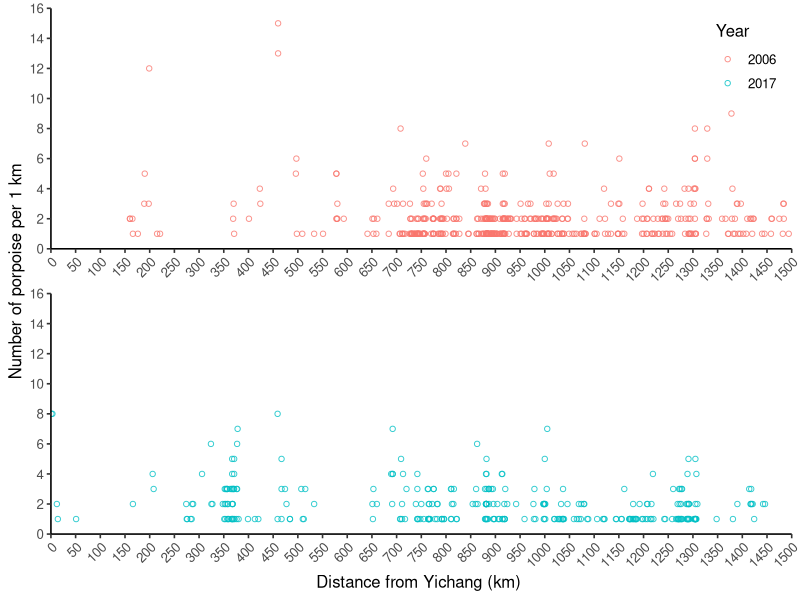
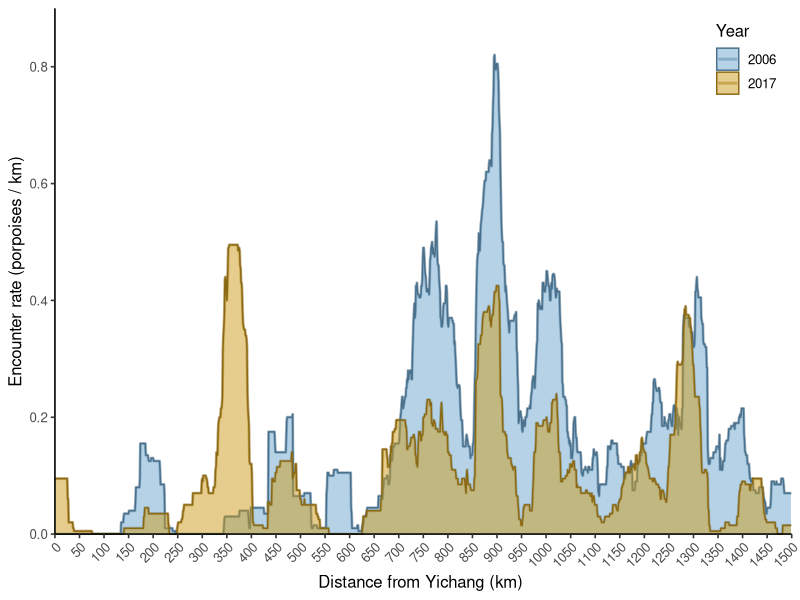

Reproduce these figures in R, in order.
## ---- chunk 1
library(tidyverse)
library(zoo)
## ---- chunk 2
yfp <- read.csv("../../data/raw/derived_csv/animal/yfp_sightings_06_17.csv")
yfp <- yfp %>% mutate(., f_year=as.factor(year))
head(yfp, 5)
## ---- chunk 3
yfp_locations <- ggplot(yfp, aes(x=DistMark, y=size, colour = f_year)) +
    geom_point(shape=21, size=1.5, stroke=0.5, alpha=0.8) +
    scale_x_continuous(expand = c(0, 0), limits = c(0, 1500), breaks=seq(0, 1500, 50)) +
    scale_y_continuous(expand = c(0, 0), limits = c(0, 16), breaks=seq(0, 16, 2)) +
    facet_wrap(~f_year, nrow = 2, scales = "free_x") + 
    guides(fill=guide_legend(title="Year"), color=guide_legend(title="Year")) +
    labs (x = "Distance from Yichang (km) ",
          y = "Number of porpoise per 1 km") +
    theme_classic(base_size = 12) +
    theme(axis.text.x = element_text(angle = 45, hjust = 1),
          legend.position = c(.99, .99),
          legend.justification = c("right", "top"),
          legend.box.just = "right",
          strip.text = element_blank(),
          strip.background = element_blank())
yfp_locations
## ---- chunk 4
list_data <- list()
year_list <- c(2006, 2017)

for (i in 1:2){
    data <- yfp %>% 
        dplyr::filter(year==year_list[i]) %>%
        dplyr::group_by(DistMark) %>%
        dplyr::summarise(sum_size = sum(size)/4) %>% # the sighting records were 
            # summarized from two survey boats and return trips, thus the number 
            # need to be divided by four
        dplyr::ungroup() %>%
        dplyr::mutate(year=year_list[i])
    list_data[[i]] <- data
}

yfp_sum_1km <- bind_rows(list_data[[1]], list_data[[2]]) %>% rename(size = sum_size)

head(yfp_sum_1km, 5)
## ---- chunk 5
df_mov_aver <- data.frame(
    DistMark = rep(c(0: 1585), 2),
    year = rep(c(2006, 2017), each= 1586),
    f_year = rep(c("2006", "2017"), each = 1586)) %>%
    dplyr::mutate(f_year = as.factor(f_year))
## ---- chunk 6
df_mov_aver <- df_mov_aver %>% 
    left_join(., yfp_sum_1km, by = c("DistMark", "year")) %>%
    mutate_at(vars(size), ~replace(., is.na(.), 0)) 
      # the 1-km-long segments with no porpoise sightings will yield NAs
      # replace NAs after the join
## ---- chunk 7
list_mov_aver <- list()

for (i in 1:2){
   data_mov_aver <- df_mov_aver %>%
     filter(year==year_list[i]) %>%
     mutate(mov_aver = rollapply(size, 50, mean, align=c("center"), fill=NA)) %>%
     filter(DistMark < 1500) %>% # we focus on the 1500 km long river section within [0, 1500)
     mutate(reserve = case_when(DistMark %in% c(209:296, 401: 532, 872:1044, 1088:1147, 1261:1308, 1381:1409) ~ "Y",
                                TRUE ~ "N")) %>%
        # the segments that are identified as reserves
     mutate(reserve_name = case_when(DistMark %in% c(209:296) ~ "shishou",
                                      DistMark %in% c(401: 532) ~ "honghu",
                                      DistMark %in% c(872:1044) ~ "anqing",
                                      DistMark %in% c(1088:1147) ~ "tongling",
                                      DistMark %in% c(1261:1308) ~ "nanjing",
                                      DistMark %in% c(1381:1409) ~ "zhenjiang",
                                      TRUE ~ "non-PAs")) %>%
        # reserve names
     mutate(reserve_without_nj = case_when(DistMark %in% c(209:296, 401: 532, 872:1044, 1088:1147, 1381:1409) ~ "Y",
                                    TRUE ~ "N")) 
        # the segments that are identified as reserves before 2006, Nanjing (1261:1308) was excluded
        # as it was established in 2014
     list_mov_aver[[i]] <- data_mov_aver
}
## ---- chunk 8
# We calculate these values manually, and hard code it into above data frame

# In the year 2006, there was no porpoise sighted within [0, 160], therefore, NAs 
    # in the interval [0, 23] can be easily replaced by 0s.
list_mov_aver[[1]] <- list_mov_aver[[1]] %>%
      mutate_at(vars(mov_aver), ~replace(., is.na(.), 0))

# In 2017, for the interval [0, 49], the following segments hold porpoises:
    # DistMark = 1, i.e., interval [1, 2), porpoise size = 2, 
    # DistMark = 3, i.e., interval [3, 4), porpoise size = 2, 
    # DistMark = 12, i.e., interval [12, 13), porpoise size = 0.5, 
    # DistMark = 14, i.e., interval [14, 15), porpoise size = 0.25.
# Thus, the simple average of the interval [0, 23] all equal to (2 + 2 + 0.5 + 0.25)/50 = 0.095
list_mov_aver[[2]] <- list_mov_aver[[2]] %>%
      mutate_at(vars(mov_aver), ~replace(., is.na(.), 0.095)) 
## ---- chunk 9
data_mov_aver <- bind_rows(list_mov_aver[[1]], list_mov_aver[[2]])
head(data_mov_aver, 5)
tail(data_mov_aver, 5)
str(data_mov_aver)
# write.csv(data_mov_aver, 
#           file = "../../data/analysis_outputs/animal_distribution/yfp_moving_average_06_17.csv", 
#           row.names = FALSE)
## ---- chunk 10
moving_average_porpoise <-
  ggplot(data_mov_aver, aes(x=DistMark, y=mov_aver, colour = f_year)) +
    geom_line(linewidth = 1, alpha = 0.5) +
    geom_area(aes(fill = f_year, group = f_year),
              alpha = 0.5, position = 'identity') + # you want them overlapping, 
      #so we need to specify position = 'identity'.
    scale_fill_manual(values = c("skyblue3", "goldenrod3")) +
    scale_color_manual(values = c("skyblue4", "goldenrod4" )) +
    scale_x_continuous(expand = c(0, 0), limits = c(0, 1500), breaks=seq(0, 1500, 50)) +
    scale_y_continuous(expand = c(0, 0), limits = c(0, 0.9), breaks=seq(0, 0.8, 0.2)) +
    labs (x = "Distance from Yichang (km) ",
          y = "Encounter rate (porpoises / km)") +
    guides(fill=guide_legend(title="Year"), color=guide_legend(title="Year")) +
    theme_classic(base_size = 12) +
    theme(axis.text.x = element_text(angle = 45, hjust = 1),
          legend.position = c(.99, .99),
          legend.justification = c("right", "top"),
          legend.box.just = "right")
moving_average_porpoise
## ---- chunk 11
# ggsave("../../results/figures/fig_2a_moving_avarage_porpoise.png", moving_average_porpoise, width = 8, height = 5)
## ---- chunk 12
# Load the porpoise abundance data calculated for each 1 km segment.
df_mov_aver <- read.csv(file="../../data/analysis_outputs/animal_distribution/yfp_moving_average_06_17.csv")

binwidth = 10

df_seg_mean <- df_mov_aver %>%
    mutate(., groups=cut(x = DistMark,
                         breaks=seq(from=0, to=1500, by = binwidth),
                         dig.lab=5, right = FALSE)) %>%
    group_by(f_year, year, groups, .drop=FALSE) %>%
    summarise(segment_mean = mean(mov_aver)) %>%
    ungroup()
head(df_seg_mean, 5)
## ---- chunk 13
year_list = c(2006, 2017)
data_seg_mean_list = list()

for (i in 1:2){
    data_seg_mean <- df_seg_mean %>%
        filter(year==year_list[i]) %>%
        dplyr:: mutate(group_level = c(1:150)) %>%
        mutate(reserve = case_when(group_level %in% c(22:30, 41:53, 88:104, 110:115, 127:131, 139:141) ~ "Y",
                                   TRUE ~ "N")) %>%
        mutate(reserve_name = case_when(group_level %in% c(22:30) ~ "shishou",
                                         group_level %in% c(41:53) ~ "honghu",
                                         group_level %in% c(88:104) ~ "anqing",
                                         group_level %in% c(110:115) ~ "tongling",
                                         group_level %in% c(127:131) ~ "nanjing",
                                         group_level %in% c(139:141) ~ "zhenjiang",
                                         TRUE ~ "non-PAs")) %>%
        mutate(reserve_without_nj = case_when(group_level %in% c(22:30, 41:53, 88:104, 110:115, 139:141) ~ "Y",
                                       TRUE ~ "N")) %>%
        mutate(reserve = as.factor(reserve),
               reserve_name = as.factor(reserve_name),
               reserve_without_nj = as.factor(reserve_without_nj)) 
    data_seg_mean_list[[i]] <- data_seg_mean
}

## ---- chunk 14
# with(data_seg_mean_list[[1]], plot(group_level, segment_mean, 
#      type="l", lwd=3, xlab="Distance", ylab="Encounter rate"), 
#      axis(side = 1, at = seq(0, 1585, by = 100), tcl = -0.2))
# 
# with(data_seg_mean_list[[2]], plot(group_level, segment_mean, 
#      type="l", lwd=3, xlab="Distance", ylab="Encounter rate"), 
#      axis(side = 1, at = seq(0, 1585, by = 100), tcl = -0.2))
## ---- chunk 15
# Abundance rank data for 2006, when Nanjing is not a reserve
data_06_ranks <- data_seg_mean_list[[1]] %>% 
    mutate(., abund_ranks =cut(segment_mean, 
                        breaks=c(0, 0.05, 0.1, 0.2, 1), 
                        dig.lab=5, right = FALSE)) %>%
    select(groups, f_year, year, abund_ranks, segment_mean, reserve, reserve_without_nj) %>%
    mutate(f_year = as.factor(f_year))

# Abundance rank data for 2017, when Nanjing reserve has been established
data_17_ranks <- data_seg_mean_list[[2]] %>%
    mutate(., abund_ranks =cut(segment_mean, 
                               breaks=c(0, 0.05, 0.1, 0.2, 1), 
                               dig.lab=5, right = FALSE)) %>%
    select(groups, f_year, year, abund_ranks, segment_mean, reserve, reserve_without_nj) %>%
    mutate(f_year = as.factor(f_year))

# combine above two data frame
data_abund_ranks <- bind_rows(data_06_ranks, data_17_ranks) %>% droplevels()

head(data_abund_ranks, 5)
tail(data_abund_ranks, 5)
## ---- chunk 16
# write.csv(data_abund_ranks, 
#           file = "../../data/analysis_outputs/animal_distribution/segment_wise_porpoise_abundance.csv", 
#           row.names = FALSE)
